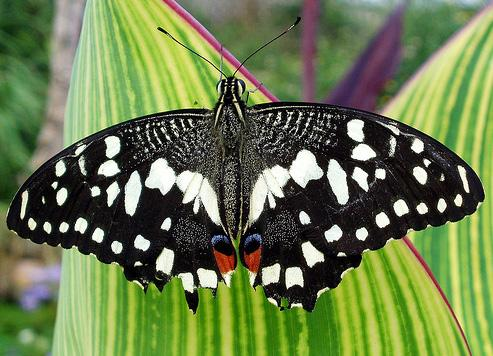
//> input picture computer-vision-basics/improcess-rotate/butterfly.jpg, 493 x 356 px
$ ./improcess-rotate butterfly.jpg   (built with g++ and OpenCV 4)
//> lines starting //> are read from the running program, lines starting //| are printed output that depends on the picture
### computer-vision-basics/cvutils/improcess.cpp
#include "improcess.hpp"

using namespace cv;

// [10 lines left out: function translate, not called in this run]


void cvutils::rotate(InputArray src, OutputArray dst, double angle, double scale, InputArray center) {
    CV_Assert(src.getMat().total() != 0 &&
                (src.getMat().channels() == 1 || src.getMat().channels() == 3));
    CV_Assert(dst.isMat());
    CV_Assert(center.empty() ||
                (center.isVector() && center.total() == 2));

    Point2f center_point;
    if (center.empty()) {
        // If the center is empty, set the center point to the center of the input image
        center_point.x = static_cast<float>(src.getMat().cols * 0.5);
        center_point.y = static_cast<float>(src.getMat().rows * 0.5);
    }
    else {
        center_point.x = center.getMat().at<float>(0);
        center_point.y = center.getMat().at<float>(1);
    }
    Mat M = getRotationMatrix2D(center_point, angle, scale);
    warpAffine(src, dst, M, src.size());
}


// [93 lines left out: functions resize, median, CannyAuto, isLargerContourArea, isLeftToRightContour, isTopToBottomContour, not called in this run]

### computer-vision-basics/improcess-rotate/improcess-rotate.cpp
#include <cstdio>
#include <iostream>
#include "opencv2/opencv.hpp"
#include "cvutils/improcess.hpp"

using namespace cv;

int main(int argc, char** argv) {
    // Define the arguments
    const String keys =
        "{ help   | | Print this message }"
        "{ @input | | Path to the image  }";

    // Construct the command line parser and parse the arguments
    CommandLineParser parser(argc, argv, keys);
    parser.about("Rotate the image");

    if (parser.has("help")) {
        parser.printMessage();
        printf("Example:\n");
        printf("improcess-rotate butterfly.jpg\n");
        return 0;
    }

    String input_path = parser.get<String>(0);

    if (!parser.check()) {
        parser.printErrors();
        return -1;
    }

    // Load the image
    Mat img = imread(input_path);
//> img is the input picture: 356 rows x 493 cols, CV_8UC3; mean B, G, R 77.2, 123.6, 107
    if (img.empty()) {
        printf("ERR: Cannot load the image\n");
        return -1;
    }
    imshow("Original", img);
    waitKey();

    // Calculate the center of image
    Point2f center(static_cast<float>(img.cols * 0.5),
                   static_cast<float>(img.rows * 0.5));
//> center = Point(246.5, 178)

    // Rotate the image by 45 degrees
    Mat M = getRotationMatrix2D(center, 45.0, 1.0);
    Mat rotated;
    warpAffine(img, rotated, M, img.size());
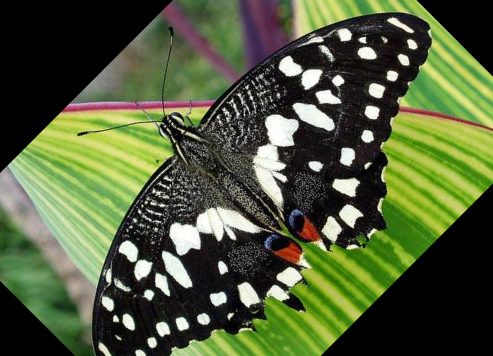
//> rotated: 356 rows x 493 cols, CV_8UC3; mean B, G, R 58.4, 93.3, 81.9
    imshow("Rotated by 45 Degrees", rotated);
    waitKey();

    // Print the rotation matrix
    std::cout << "Rotate the image by 45 degrees - Rotation matrix:" << std::endl;
    std::cout << M << std::endl;
//| [0.7071067811865476, 0.7071067811865475, -53.66682861368943;
//|  -0.7071067811865475, 0.7071067811865476, 226.4368145112785]

    // Rotate the image by 90 degrees
    M = getRotationMatrix2D(center, -90.0, 1.0);
    warpAffine(img, rotated, M, img.size());
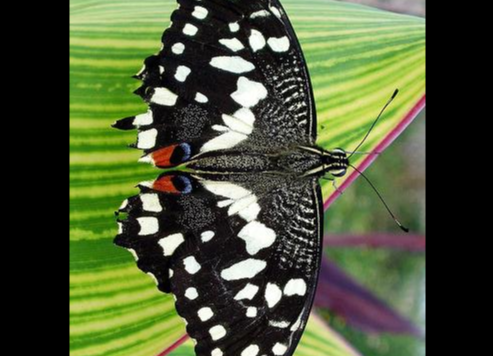
//> rotated: 356 rows x 493 cols, CV_8UC3; mean B, G, R 54.4, 85.9, 75.9
    imshow("Rotated by -90 Degrees", rotated);
    waitKey();

    // Print the rotation matrix
    std::cout << "Rotate the image by -90 degrees - Rotation matrix:" << std::endl;
    std::cout << M << std::endl;
//| [6.123233995736766e-17, -1, 424.5;
//|  1, 6.123233995736766e-17, -68.50000000000003]

    // Rotate the image around an arbitrary point
    Point2f pt(static_cast<float>(img.cols * 0.5 - 50),
               static_cast<float>(img.rows * 0.5 - 50));
//> pt = Point(196.5, 128)
    M = getRotationMatrix2D(pt, 45.0, 1.0);
    warpAffine(img, rotated, M, img.size());
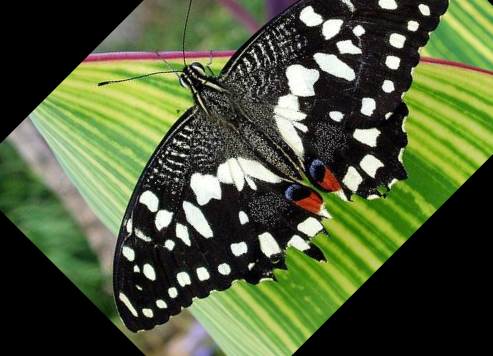
//> rotated: 356 rows x 493 cols, CV_8UC3; mean B, G, R 56.9, 91.4, 79.3
    imshow("Rotated by offset and 45 Degrees", rotated);
    waitKey();

    // Print the rotation matrix
    std::cout << "Rotated by offset and 45 Degrees - Rotation matrix:" << std::endl;
    std::cout << M << std::endl;
//| [0.7071067811865476, 0.7071067811865475, -32.95615049503467;
//|  -0.7071067811865475, 0.7071067811865476, 176.4368145112785]

    // Rotate the image by 180 degrees
    // using the helper function
    cvutils::rotate(img, rotated, 180.0);
//> in rotate, `center_point.x = static_cast<float>(src.getMat().cols * 0.5);`: center_point = Point(246.5, 0)
//> in rotate, `center_point.y = static_cast<float>(src.getMat().rows * 0.5);`: center_point = Point(246.5, 178)
//> in rotate, `Mat M = getRotationMatrix2D(center_point, angle, scale);`: M = [[-1, 1.22e-16, 493], [-1.22e-16, -1, 356]]
//> in rotate, `warpAffine(src, dst, M, src.size());`:
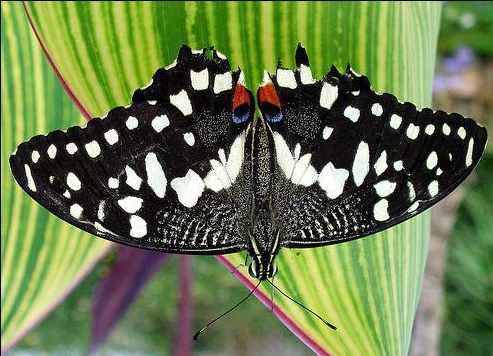
//> dst: 356 rows x 493 cols, CV_8UC3; mean B, G, R 76.7, 123, 106.5
    imshow("Rotated by 180 Degrees", rotated);
    waitKey();

    return 0;
}
